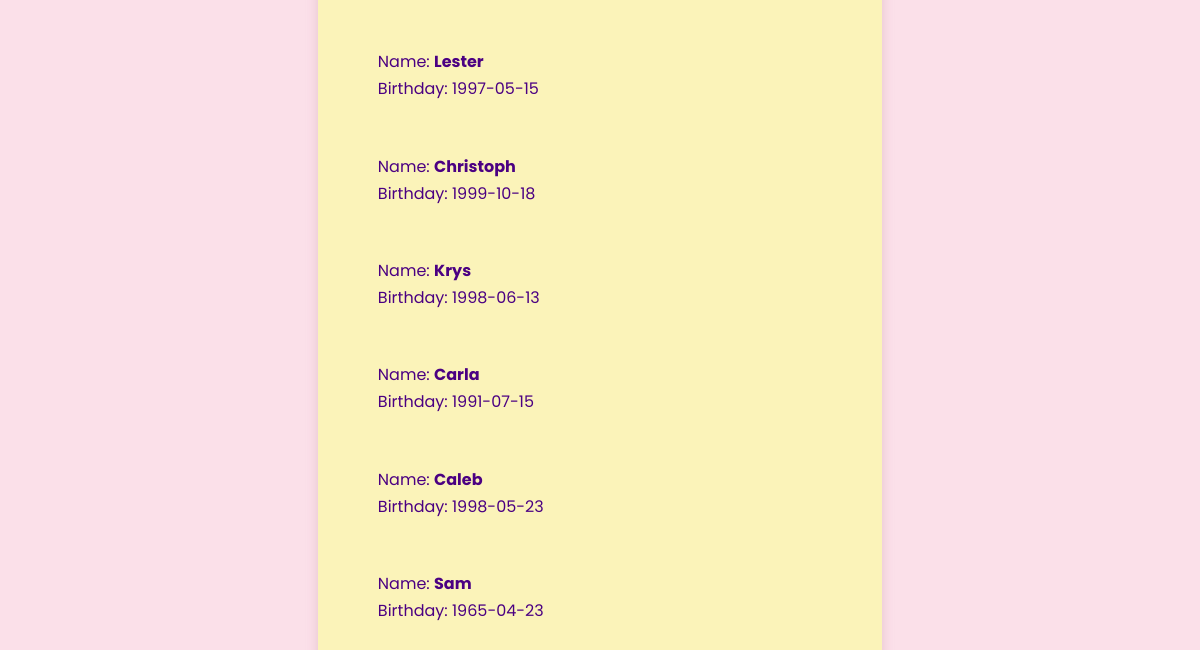
/users (lower part), run on an earlier commit of the app's database.
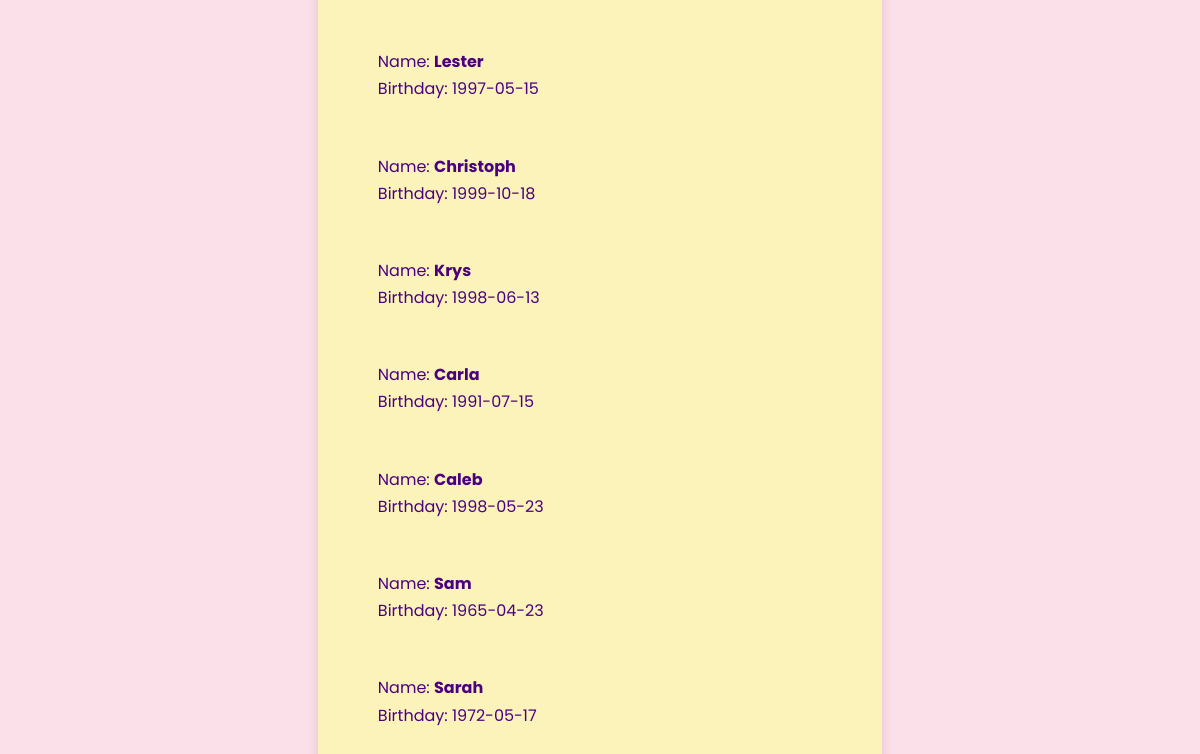
And on a later commit of the database.
### datamanager/data_models.py (models this page shows, shortened)
class User(db.Model):
    __tablename__ = "users"
    id = Column(Integer, primary_key=True, autoincrement=True)
    name = Column(String)
    birthday = Column(Date)

### app.py (the view)
@app.route('/users')
def list_users():
    users = data_manager.get_all_users()
    return render_template('list_users.html', users=users)

### datamanager/sqlite_data_manager.py (called while the page is built)
    def get_all_users(self):
        users = self.models.User.query.all()
        return users

### templates/list_users.html (shortened to what this page needs)
<!DOCTYPE html>
<html lang="en">
<head>
    <link rel="stylesheet" href="/static/styles.css">
</head>
<body>
<main>
    <div>
        <ul>
            {% for user in users %}
            <li>
                <div>Name: <a id="link-to-favs" href="{{ url_for('list_user_movies', user_id=user.id) }}">{{ user.name
                    }}</a> <br>
                    Birthday: {{ user.birthday }} <br></div>
            </li>
            {% endfor %}
        </ul>
    </div>
</main>
</body>
</html>

### static/styles.css (style rules this page uses)
body { background-color: #FBE0E9; font-family: 'Poppins', sans-serif; color: #4B0082; display: flex; justify-content: center; }
main { background-color: #FBF3B9; border-radius: 2rem; padding: 25px 60px; margin: 20px; box-shadow: 0 4px 12px rgba(200, 150, 160, 0.4); }
ul { padding: 0; list-style-type: none; }
li { margin-bottom: 20px; color: #4B0082; line-height: 1.7; }
.flash, #link-to-favs { text-decoration: none; color: #4B0082; font-weight: bold; margin-bottom: 30px; }
li { display: flex; justify-content: space-between; margin-bottom: 50px; }

What changed in the data, as far as the page shows it:
added User: name "Sarah", birthday "1972-05-17"
